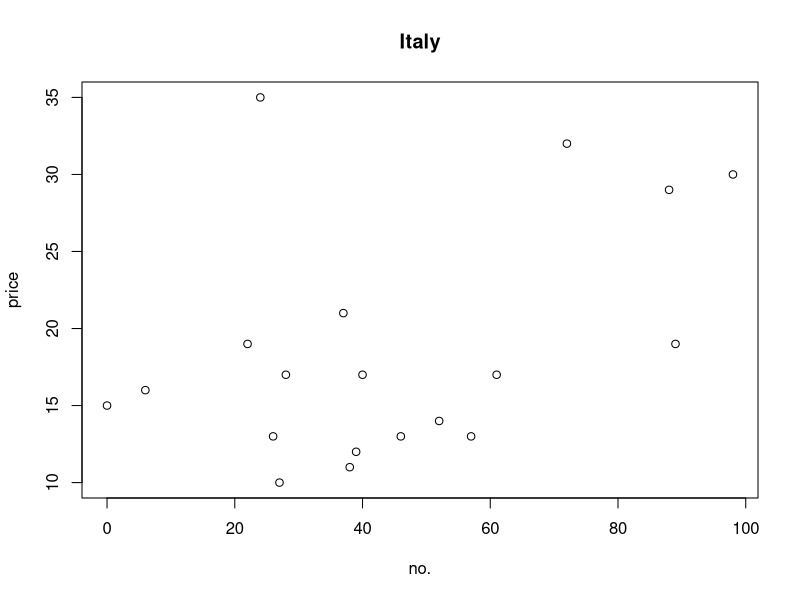

R code for this plot:
setwd("C:/Users/user/Documents/GitHub/Rlanguage/week_3/course")
wine.data = read.csv("wine100.csv")
country = wine.data[wine.data$country=="Italy",]
plot(x=country$X,
     y=country$price,
     main="Italy",
     xlab="no.",
     ylab="price")
